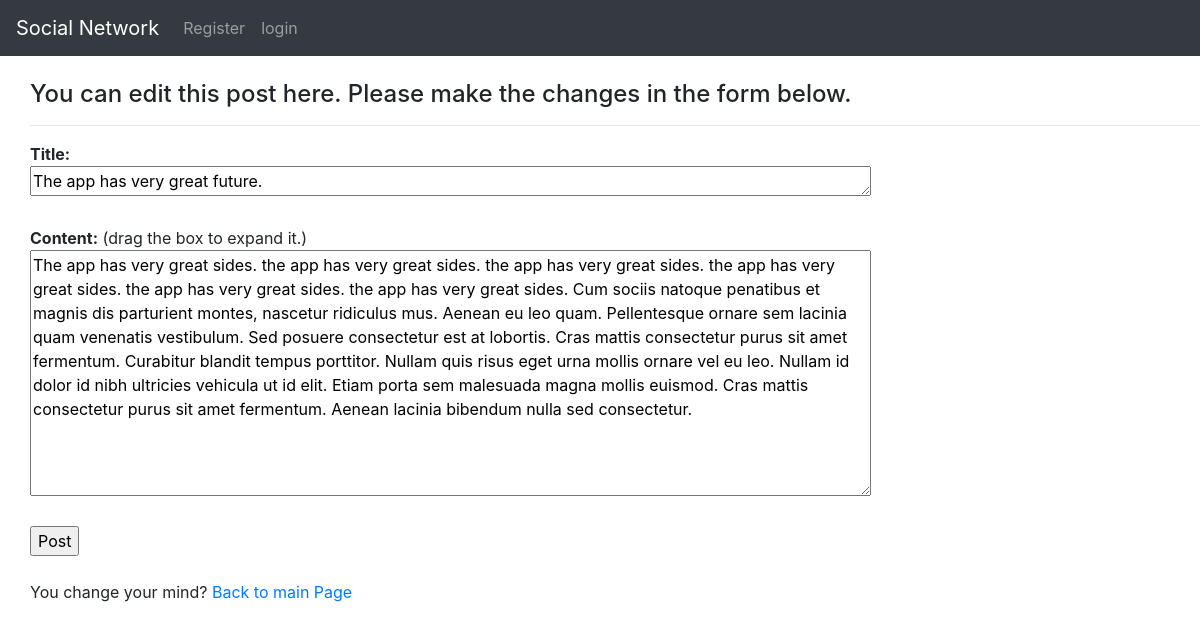
/editblog/4/, run on the app's committed database.
### accounts/models.py (models this page shows, shortened)
class Blog(models.Model):
    username = models.ForeignKey(User, null=True, on_delete=models.CASCADE)
    author = models.CharField(max_length=30)
    title = models.TextField(max_length=100)
    content = models.TextField()
    created = models.DateTimeField(auto_now_add=True)

### accounts/views.py (the view)
# urls.py: path('editblog/<int:pk>/', editblog, name='editblog'),
def editblog(request, pk):
    zero = Blog.objects.get(id=pk)
    trak = mandateform(instance=zero)
    trak = mandateform(instance=zero)
    if request.method == "POST":
        trak = mandateform(request.POST, instance=zero)
        if trak.is_valid():
            trak.save()
            return redirect('home')
    context = {'zero':zero, 'trak':trak}
    return render(request, 'accounts/editblog.html', context)

### accounts/forms.py
class mandateform(ModelForm):
    class Meta:
        model = Blog
        fields = ['title','content']
        widgets = {
            'content':forms.Textarea(attrs={'rows':10, 'cols':80}),
            'title':forms.Textarea(attrs={'rows':1, 'cols':80}),
        }

### accounts/templates/accounts/editblog.html (shortened to what this page needs)
{% extends 'base.html' %}
{% block content %}
<br>
<h4>You can edit this post here. Please make the changes in the form below.</h4>
<hr>
<form method="POST">
    <div><strong>Title:</strong>  &nbsp;</div>{{trak.title}}<br><br>
    <div><strong>Content:</strong> (drag the box to expand it.)</div>{{trak.content}}<br><br>
    <input type="submit" value="Post">
</form>
<br>
<div>You change your mind? <a href="{% url 'home' %}">Back to main Page</a></div>
{% endblock %}

### accounts/static/jumbotron.css (style rules this page uses)
body { padding-top: 3.5rem; }

### data on the page
Blog: title "The app has very great future.", content "The app has very great sides. the app has very great sides. the app has very great sides. the app has very great sides. the app has very great sides. the app has very great sides. Cum sociis natoque penatibus et magnis dis parturient montes, nascetur ridiculus mus. Aenean eu leo quam. Pellentesque ornare sem lacinia quam venenatis vestibulum. Sed posuere consectetur est at lobortis. Cras mattis consectetur purus sit amet fermentum. Curabitur blandit tempus porttitor. Nullam quis risus eget urna mollis ornare vel eu leo. Nullam id dolor id nibh ultricies vehicula ut id elit. Etiam porta sem malesuada magna mollis euismod. Cras mattis consectetur purus sit amet fermentum. Aenean lacinia…"
